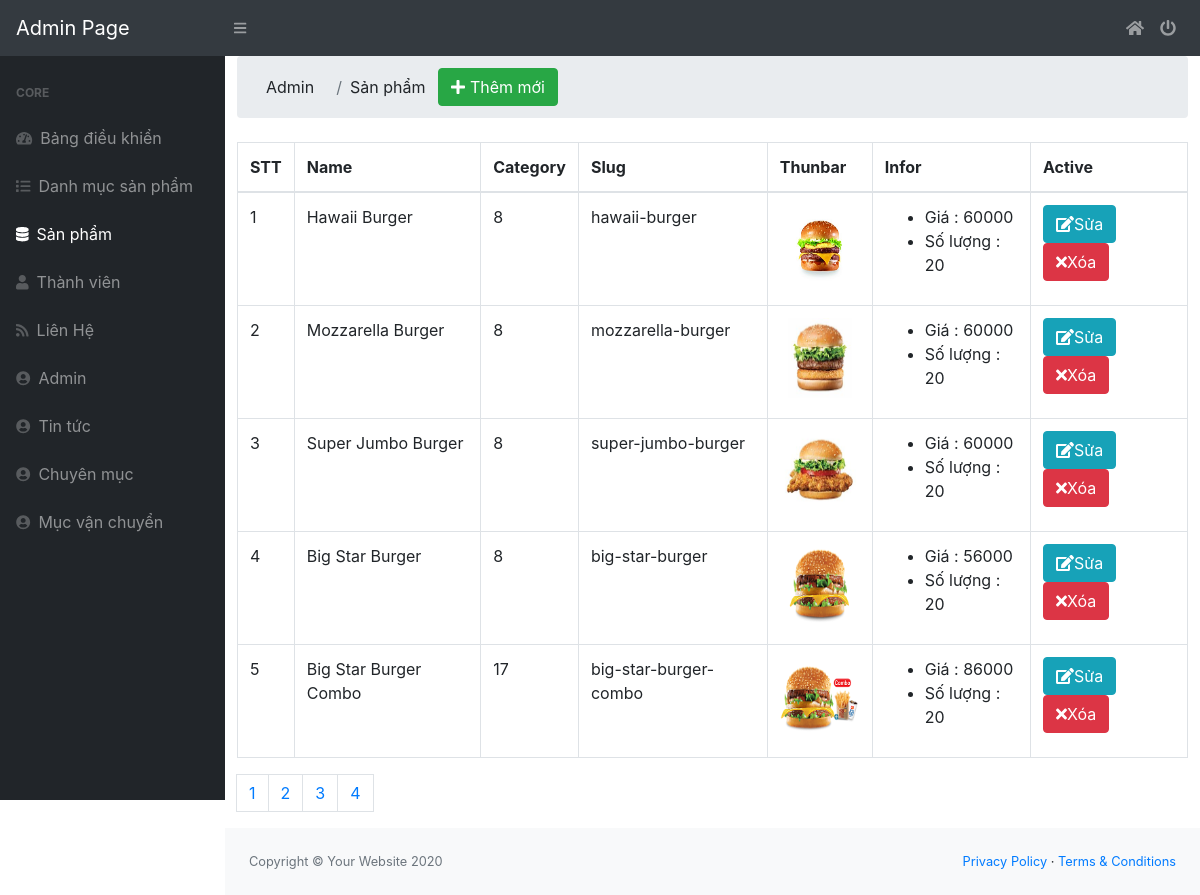
Page /admin/modules/product/index.php on the committed database.
### tables this page shows
CREATE TABLE `product` (
  `id` int(11) NOT NULL,
  `name` varchar(100) DEFAULT NULL,
  `slug` varchar(100) DEFAULT NULL,
  `price` int(11) DEFAULT NULL,
  `sale` tinyint(4) DEFAULT '0',
  `thunbar` varchar(100) DEFAULT NULL,
  `category_id` int(11) DEFAULT NULL,
  `content` text,
  `number` int(11) NOT NULL DEFAULT '0',
  `head` int(11) DEFAULT '0',
  `view` int(11) DEFAULT '0',
  `pay` int(11)	DEFAULT '0',
  `hot` tinyint(4) DEFAULT '0',
  `created_at` timestamp NULL DEFAULT NULL,
  `update_at` timestamp NULL DEFAULT NULL ON UPDATE CURRENT_TIMESTAMP
);

### libraries/Database.php (called while the page is built, shortened)
<?php
    class Database
    {
        public $link;
        public function __construct()
        {
            $this->link = mysqli_connect("localhost","root","","shop") or die ();
            mysqli_set_charset($this->link,"utf8");
        }
        public function countTable($table)
        {
            $sql = "SELECT id FROM  {$table}";
            $result = mysqli_query($this->link, $sql) or die("Lỗi Truy Vấn countTable----" .mysqli_error($this->link));
            $num = mysqli_num_rows($result);
            return $num;
        }
         public  function fetchJone($table,$sql ,$page = 0,$row ,$pagi = false )
        {
            $data = [];
            if ($pagi == true )
            {
                $total = $this->countTable($table);
                $sotrang = ceil($total / $row);
                $start = ($page - 1 ) * $row ;
                $sql .= " LIMIT $start,$row";
                $data = [ "page" => $sotrang];
                $result = mysqli_query($this->link,$sql) or die("Lỗi truy vấn fetchJone ---- " .mysqli_error($this->link));
            }
            else
            {
                $result = mysqli_query($this->link,$sql) or die("Lỗi truy vấn fetchJone ---- " .mysqli_error($this->link));
            }
            if( $result)
            {
                while ($num = mysqli_fetch_assoc($result))
                {
                    $data[] = $num;
                }
            }
            return $data;
        }
    }
?>

### admin/autoload/autoload.php (called while the page is built, shortened)
<?php
require_once __DIR__."/../../libraries/Database.php";
require_once __DIR__."/../../libraries/Function.php";
$db = new Database;
?>

### libraries/Function.php (called while the page is built, shortened)
<?php
function base_url()
{
return $url  = "http://localhost/shop-do-an-nhanh/";
}
function uploads()
{
return base_url() . "public/uploads/" ;
}

### admin/modules/product/index.php (the view, shortened to what this page needs)
<?php
require_once __DIR__."/../../autoload/autoload.php";
if (isset($_GET['page']))
{
   $p = $_GET['page'];
}
else
{
    $p = 1;
}
$sql = "SELECT product.*,category.name as namecate FROM product
LEFT JOIN category on category.id = product.category_id";
$product = $db->fetchJone("product",$sql,$p,5,true);
if (isset($product['page']))
{
   $sotrang = $product['page'];
   unset($product['page']);
}
?>
<?php  require_once __DIR__. "/../../layouts/header.php"; ?>
             <main>
                  <div class="row">
        <div class="container-fluid">
         <ol class="breadcrumb mb-4">
            <li class="breadcrumb-item btn" >Admin</li>
            <li class="breadcrumb-item btn">Sản phẩm</li>
            <span class="pull-right"><a href="add.php" class="btn btn-success"><i class="fa fa-plus"></i> Thêm mới<a></span>
        </ol>
</div>
</div> </main>
<div class="row">
    <div class="col-md-12">
        <div class="table-responsive">
    <div id="dataTable_wrapper" class="dataTables_wrapper dt-bootstrap4">
            <div class="col-sm-12 ">
                <table class="table table-bordered dataTable" id="dataTable" width="100%" cellspacing="0" role="grid" aria-describedby="dataTable_info" style="width: 100%;">
                    <thead>
                        <tr>
                            <th rowspan="1" colspan="1">STT</th>
                            <th rowspan="1" colspan="1">Name</th>
                            <th rowspan="1" colspan="1">Category</th>
                            <th rowspan="1" colspan="1">Slug</th>
                            <th rowspan="1" colspan="1">Thunbar</th>
                            <th rowspan="1" colspan="1">Infor</th>
                            <th rowspan="1" colspan="1">Active</th>
                        </tr>
                    </thead>
                    <tbody>
                        <?php $stt =1 ; foreach($product as $item): ?>
                        <tr role="row" class="odd">
                            <td><?php echo $stt ?></td>
                            <td><?php echo $item['name'] ?></td>
                            <td><?php echo $item['category_id'] ?></td>
                            <td><?php echo $item['slug'] ?></td>
                            <td>
                                <img src="<?php echo uploads() ?>product/<?php echo $item['thunbar'] ?>" width="80px" height="80px">
                            </td>
                            <td>
                                    <ul>
                                        <li>Giá : <?php echo $item['price']?> </li>
                                        <li>Số lượng : <?php echo $item['number']?></li>
                                    </ul>
                            </td>
                            <td>
            <a class="btn btn-xs btn-info" href="edit.php?id=<?php echo $item['id'] ?>">
                                    <i class="fa fa-edit"></i>Sửa</a>
            <a class="btn btn-xs btn-danger" href="delete.php?id= <?php echo $item['id'] ?>">
                                    <i class="fa fa-times"></i>Xóa</a>
                            </td>
                        </tr>
                      <?php  $stt++ ; endforeach ?>
                    </tbody>
                </table>
<div class="pull-right">
<nav aria-label="Page navigation" class="clearfix">
    <ul class="pagination">
<?php for( $i = 1; $i<= $sotrang; $i++): ?>
    <?php
    if (isset($_GET['page']))
    {
       $p = $_GET['page'];
    }
    else
    {
        $p = 1;
    }
    ?>
    <li class="page-link page-item <?php echo ($i == $p) ? 'active' : ''  ?>">
        <a href="?page=<?php echo $i ; ?>"><?php echo $i; ?></a>
    </li>
<?php endfor; ?>
    </ul>
</nav>
</div>
            </div>
    </div>
</div>
    </div>
</div>
 <?php  require_once __DIR__. "/../../layouts/footer.php"; ?>

### rows in the picture
product: name "Hawaii Burger", category "8", slug "hawaii-burger", thunbar (picture), price "60000", number "20"
product: name "Mozzarella Burger", category "8", slug "mozzarella-burger", thunbar (picture), price "60000", number "20"
product: name "Super Jumbo Burger", category "8", slug "super-jumbo-burger", thunbar (picture), price "60000", number "20"
product: name "Big Star Burger", category "8", slug "big-star-burger", thunbar (picture), price "56000", number "20"
product: name "Big Star Burger Combo", category "17", slug "big-star-burger-combo", thunbar (picture), price "86000", number "20"
